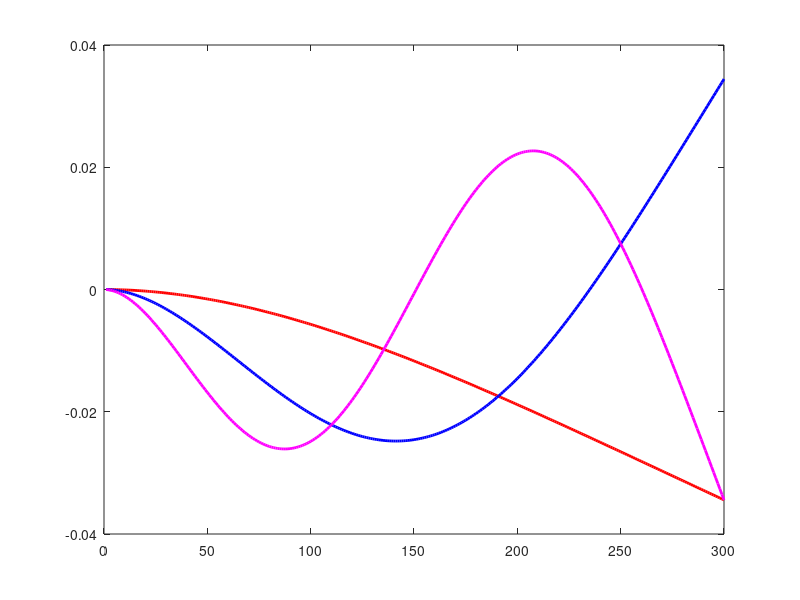

Here is the MATLAB script that generated this plot:
clear;
clc;

N=300; % Number of elements

rho=2700; % Density
E=7E10; % Young Modulus
A=0.5*0.5; % Cross section area
I=(0.5*0.5^3)/12; % Second moment of inertia
Le=5; % Length

L=Le/N;

% Stiffness Matrix

k=(E*I/(L^3))*[12, 6*L, -12, 6*L; 6*L, 4*L^2, -6*L, 2*L^2; -12, -6*L, 12, -6*L; 6*L, 2*L^2, -6*L, 4*L^2];
k1=(E*I/(L^3))*[24, 0, -12, 6*L; 0, 8*L^2, -6*L, 2*L^2; -12, -6*L, 24, 0; 6*L, 2*L^2, 0, 8*L^2];

% Mass Matrix

m=(rho*A*L/420)*[156, 22*L, 54, -13*L; 22*L, 4*L^2, 13*L, -3*L^2; 54, 13*L, 156, -22*L; -13*L, -3*L^2, -22*L, 4*L^2];
m1=(rho*A*L/420)*[312, 0, 54, -13*L; 0, 8*L^2, 13*L, -3*L^2; 54, 13*L, 312, 0; -13*L, -3*L^2, 0, 8*L^2];

for i=1:4
    for j=1:4
            K(i,j)=k(i,j);
            K(2*N-2+i,2*N-2+j)=k(i,j);
    end
    
end
for n=1:(N-2)
    for i=1:4
          for j=1:4
          K(i+2*n,j+2*n)=k1(i,j);
          end
    end
end
K
for i=1:4
    for j=1:4
            M(i,j)=m(i,j);
            M(2*N-2+i,2*N-2+j)=m(i,j);
    end
end

for n=1:(N-2)
    for i=1:4
          for j=1:4
          M(i+2*n,j+2*n)=m1(i,j);
          end
    end
end
M
% Boundary conditions (cantilever beam)

    K(1,:)=[]; 
    K(1,:)=[]; % Second row
    K(:,1)=[];
    K(:,1)=[]; % Second column

    M(1,:)=[];
    M(1,:)=[]; % Second row
    M(:,1)=[];
    M(:,1)=[]; % Second column
    
% Eigenvectores and eigenvalues

[V,D]=eig(K,M);

omega=sqrt(D);
f=omega/(2*pi);

% Comparison between finite element and exact solution

f1 = ((1.8751^2)/(2*pi*Le^2))*sqrt((E*I)/(rho*A))
f(1,1)

% Vibration modes (first, second and third modes)

for i=1:(size(V,1)/2)
    X(i,1)=V(2*i-1,1);
    X(i,2)=V(2*i-1,2);
    X(i,3)=V(2*i-1,3);
end

plot(X(:,1),'red','lineWidth',2); hold on;
plot(X(:,2),'blue','lineWidth',2); hold on;
plot(X(:,3),'magenta','lineWidth',2);